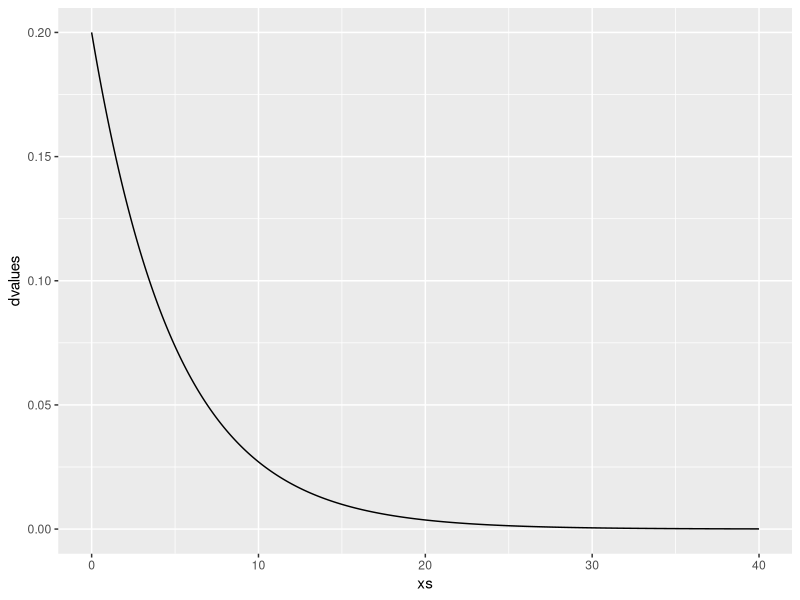
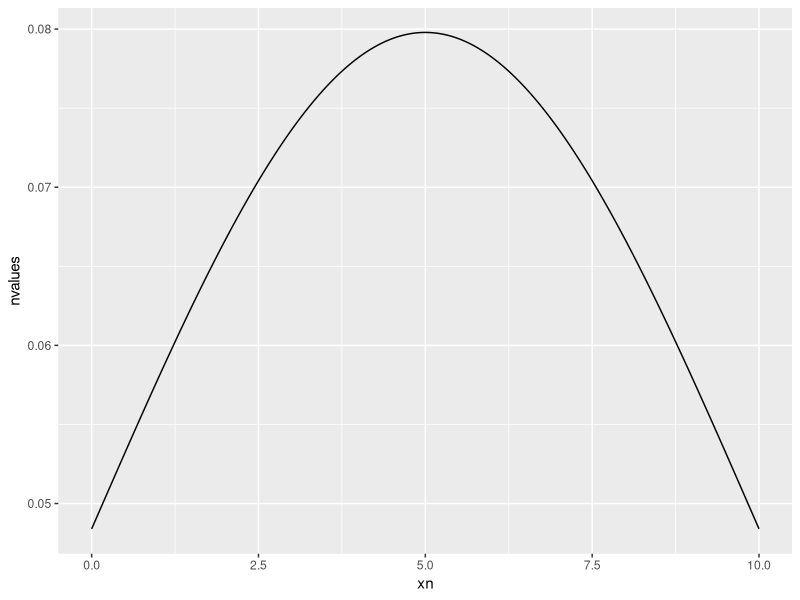
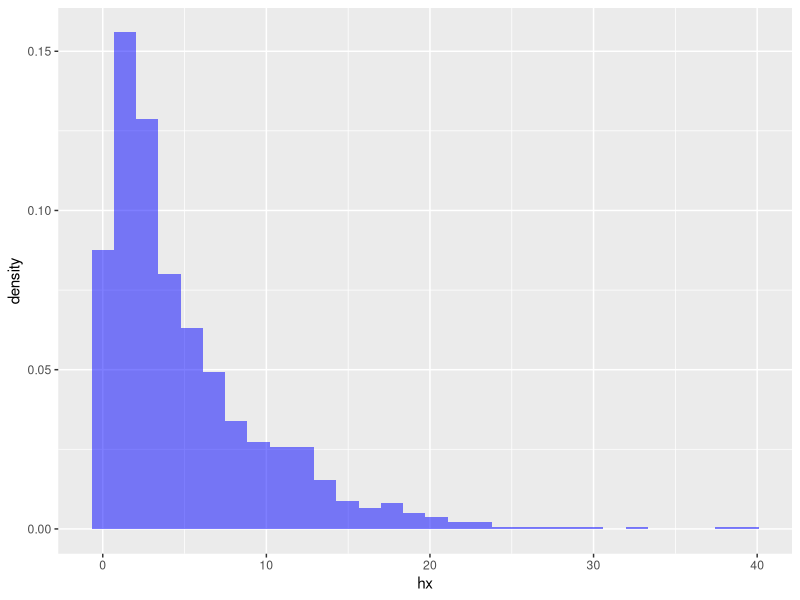
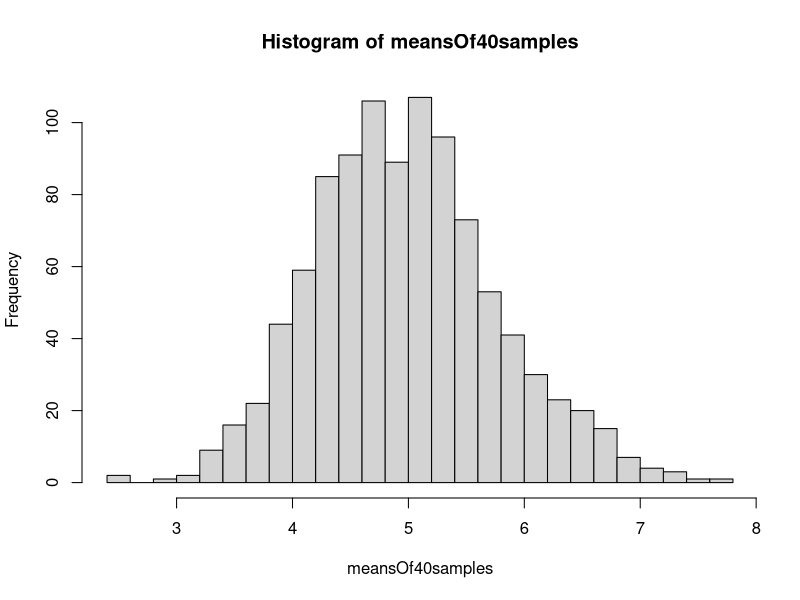
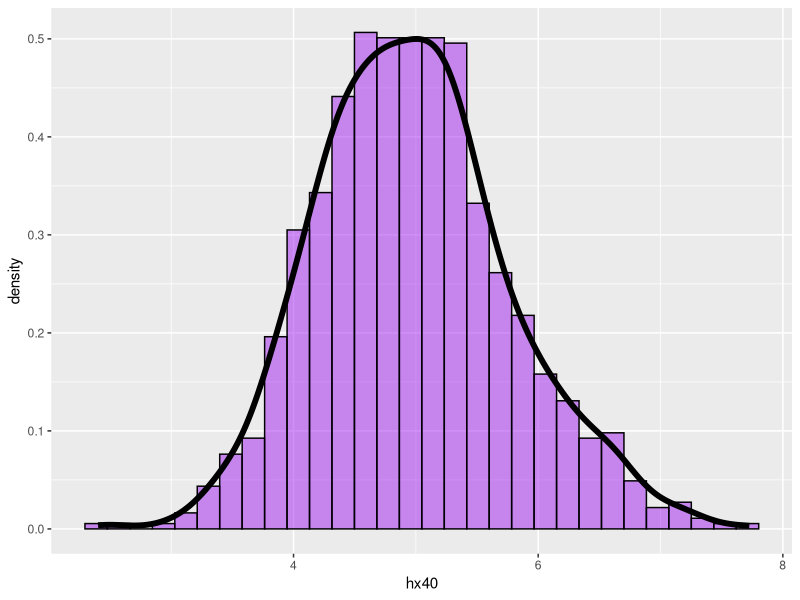

These charts were generated, in order, by the following R code:
##comments
library(ggplot2)

lambda = 0.2
xs <- seq(0,40, by = .05)
dvalues <- dexp(xs,rate=lambda)
data <-data.frame(xs,dvalues)

p1 <- ggplot(data,aes(x=xs,y=dvalues)) + 
      geom_line()
print(p1)

#for the normal distribution that we will compare to
xn <-seq(0,10,by = 10.01/1000)
nvalues <- dnorm(xn,mean=1/lambda,sd=1/lambda)
ndata <-data.frame(xn,nvalues)

p1n <- ggplot(ndata,aes(x=xn,y=nvalues)) + 
      geom_line()
print(p1n)

#rexp(n,rate) generates a vector of exponentially distributed random numbers
set.seed(12172020)  #set seed so result is reproducible

histdata <-data.frame(hx =rexp(1000,lambda))
p2 <- ggplot(data=histdata,aes(x=hx))+
      geom_histogram(aes(y=..density..),fill="blue",alpha = 0.5)

print(p2)


meansOf40samples =sdOf40samples =NULL
for (i in 1:1000) meansOf40samples = c(meansOf40samples,mean(rexp(40,rate = lambda)))
for (i in 1:1000) sdOf40samples = c(sdOf40samples,sd(rexp(40,rate = lambda)))
hist(meansOf40samples,breaks = 20)

mOf40 <-data.frame(hx40=meansOf40samples)
p3 <- ggplot(data=mOf40,aes(x=hx40))+
      geom_histogram(aes(y=..density..), fill="purple",color="black",alpha = 0.5)+
      geom_density(size=2)
print(p3)

popmean <-mean(rexp(1000,lambda))
popsd <-sd(rexp(1000,lambda))
mOfm <-mean(meansOf40samples)
mOfsd <-mean(sdOf40samples)
sdOfm <-sd(meansOf40samples)  #5/sqrt(40)= 0.7905694

#The sample variance, S^2, estimates the population variance
#The distribution of the sample variance is centered around the population variance
#The variance of the sample mean is S^2/n
#5/sqrt(40)

#Difference betw distribution of 1000 random exponentials and 
#the distribution of 1000 (averages of 40 exponentials).

#Confidence Interval for the difference in two means
ans <-popmean - mOfm +c(-1,1)*qnorm(0.975)*sqrt(popsd^2/1000 +sdOfm^2/1000)

